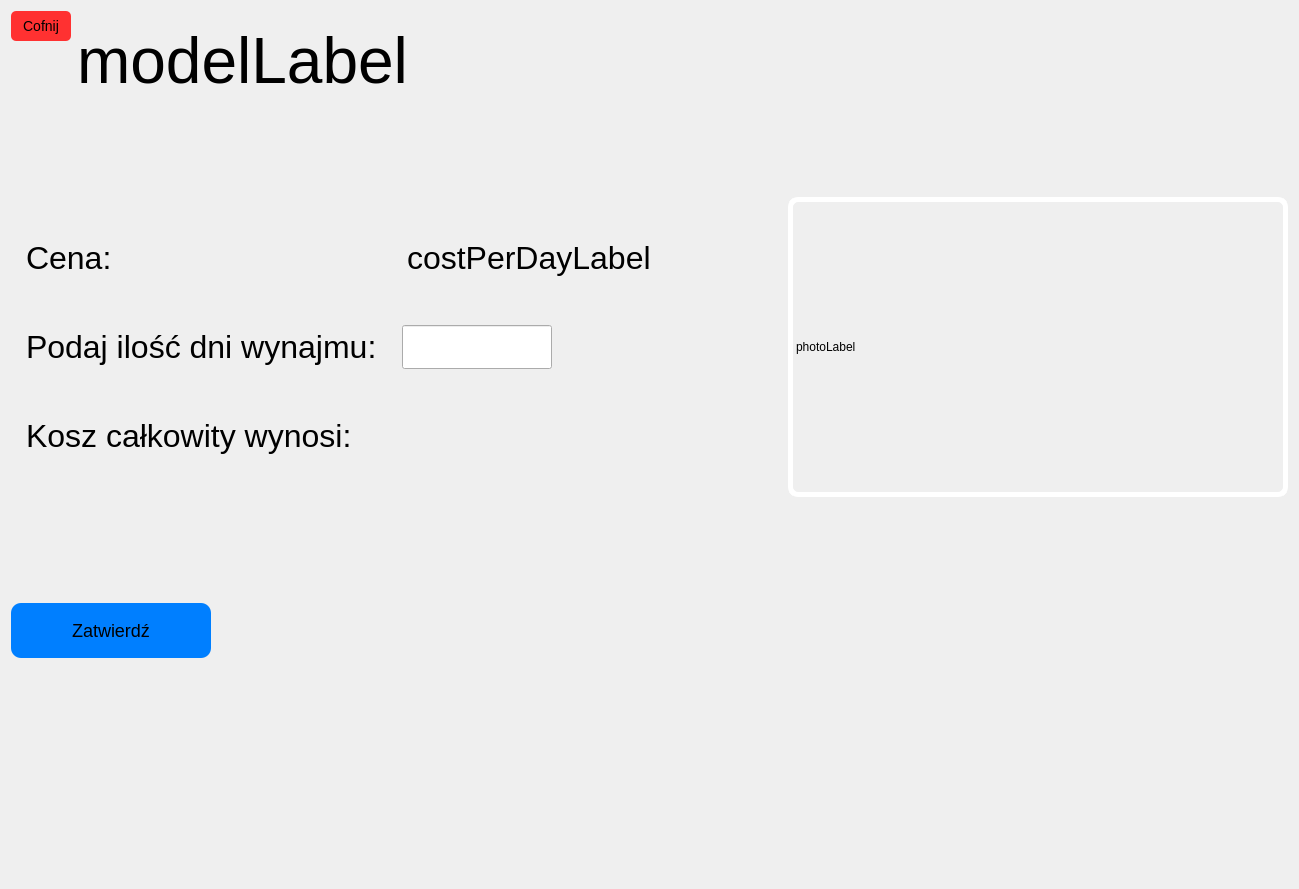
<?xml version="1.0" encoding="UTF-8"?>
<ui version="4.0">
 <class>ReservationWindow</class>
 <widget class="QWidget" name="ReservationWindow">
  <property name="geometry">
   <rect>
    <x>0</x>
    <y>0</y>
    <width>1209</width>
    <height>807</height>
   </rect>
  </property>
  <property name="sizePolicy">
   <sizepolicy hsizetype="Preferred" vsizetype="Preferred">
    <horstretch>0</horstretch>
    <verstretch>0</verstretch>
   </sizepolicy>
  </property>
  <property name="windowTitle">
   <string>Form</string>
  </property>
  <layout class="QVBoxLayout" name="verticalLayout_2">
   <item>
    <layout class="QHBoxLayout" name="horizontalLayout_4">
     <item alignment="Qt::AlignmentFlag::Qt::AlignmentFlag::AlignTop">
      <widget class="QPushButton" name="closeButton">
       <property name="minimumSize">
        <size>
         <width>60</width>
         <height>30</height>
        </size>
       </property>
       <property name="maximumSize">
        <size>
         <width>60</width>
         <height>30</height>
        </size>
       </property>
       <property name="styleSheet">
        <string notr="true">#closeButton {
    background-color: #ff3131;
    border: none;
    border-radius: 5;
    font-size: 14px;
}

#closeButton:hover {
    background-color: #be2222;
}
</string>
       </property>
       <property name="text">
        <string>Cofnij</string>
       </property>
      </widget>
     </item>
     <item alignment="Qt::AlignmentFlag::Qt::AlignmentFlag::AlignTop">
      <widget class="QLabel" name="modelLabel">
       <property name="minimumSize">
        <size>
         <width>0</width>
         <height>100</height>
        </size>
       </property>
       <property name="maximumSize">
        <size>
         <width>16777215</width>
         <height>150</height>
        </size>
       </property>
       <property name="font">
        <font>
         <pointsize>48</pointsize>
        </font>
       </property>
       <property name="frameShape">
        <enum>QFrame::Shape::NoFrame</enum>
       </property>
       <property name="text">
        <string>modelLabel</string>
       </property>
      </widget>
     </item>
    </layout>
   </item>
   <item>
    <spacer name="verticalSpacer_3">
     <property name="orientation">
      <enum>Qt::Orientation::Vertical</enum>
     </property>
     <property name="sizeType">
      <enum>QSizePolicy::Policy::Minimum</enum>
     </property>
     <property name="sizeHint" stdset="0">
      <size>
       <width>20</width>
       <height>80</height>
      </size>
     </property>
    </spacer>
   </item>
   <item>
    <layout class="QHBoxLayout" name="horizontalLayout_5">
     <item>
      <spacer name="horizontalSpacer">
       <property name="orientation">
        <enum>Qt::Orientation::Horizontal</enum>
       </property>
       <property name="sizeType">
        <enum>QSizePolicy::Policy::Minimum</enum>
       </property>
       <property name="sizeHint" stdset="0">
        <size>
         <width>15</width>
         <height>20</height>
        </size>
       </property>
      </spacer>
     </item>
     <item>
      <layout class="QVBoxLayout" name="verticalLayout">
       <item>
        <layout class="QHBoxLayout" name="horizontalLayout">
         <item>
          <widget class="QLabel" name="label">
           <property name="font">
            <font>
             <pointsize>24</pointsize>
            </font>
           </property>
           <property name="text">
            <string>Cena:</string>
           </property>
          </widget>
         </item>
         <item>
          <widget class="QLabel" name="costPerDayLabel">
           <property name="font">
            <font>
             <pointsize>24</pointsize>
            </font>
           </property>
           <property name="text">
            <string>costPerDayLabel</string>
           </property>
          </widget>
         </item>
        </layout>
       </item>
       <item>
        <layout class="QHBoxLayout" name="horizontalLayout_2">
         <item>
          <widget class="QLabel" name="daysLabel">
           <property name="sizePolicy">
            <sizepolicy hsizetype="Preferred" vsizetype="Preferred">
             <horstretch>0</horstretch>
             <verstretch>0</verstretch>
            </sizepolicy>
           </property>
           <property name="maximumSize">
            <size>
             <width>370</width>
             <height>16777215</height>
            </size>
           </property>
           <property name="font">
            <font>
             <pointsize>24</pointsize>
            </font>
           </property>
           <property name="text">
            <string>Podaj ilość dni wynajmu: </string>
           </property>
          </widget>
         </item>
         <item>
          <spacer name="horizontalSpacer_4">
           <property name="orientation">
            <enum>Qt::Orientation::Horizontal</enum>
           </property>
           <property name="sizeType">
            <enum>QSizePolicy::Policy::Minimum</enum>
           </property>
           <property name="sizeHint" stdset="0">
            <size>
             <width>10</width>
             <height>20</height>
            </size>
           </property>
          </spacer>
         </item>
         <item>
          <widget class="QLineEdit" name="daysInput">
           <property name="minimumSize">
            <size>
             <width>150</width>
             <height>0</height>
            </size>
           </property>
           <property name="maximumSize">
            <size>
             <width>150</width>
             <height>16777215</height>
            </size>
           </property>
           <property name="font">
            <font>
             <pointsize>24</pointsize>
            </font>
           </property>
           <property name="text">
            <string/>
           </property>
          </widget>
         </item>
         <item>
          <spacer name="horizontalSpacer_3">
           <property name="orientation">
            <enum>Qt::Orientation::Horizontal</enum>
           </property>
           <property name="sizeType">
            <enum>QSizePolicy::Policy::Minimum</enum>
           </property>
           <property name="sizeHint" stdset="0">
            <size>
             <width>230</width>
             <height>20</height>
            </size>
           </property>
          </spacer>
         </item>
        </layout>
       </item>
       <item>
        <layout class="QHBoxLayout" name="horizontalLayout_3">
         <item>
          <widget class="QLabel" name="totalCostLabel2">
           <property name="font">
            <font>
             <pointsize>24</pointsize>
            </font>
           </property>
           <property name="text">
            <string>Kosz całkowity wynosi:</string>
           </property>
          </widget>
         </item>
         <item>
          <widget class="QLabel" name="totalCostLabel">
           <property name="font">
            <font>
             <pointsize>24</pointsize>
            </font>
           </property>
           <property name="text">
            <string/>
           </property>
          </widget>
         </item>
        </layout>
       </item>
      </layout>
     </item>
     <item>
      <widget class="QLabel" name="photoLabel">
       <property name="sizePolicy">
        <sizepolicy hsizetype="Preferred" vsizetype="Preferred">
         <horstretch>0</horstretch>
         <verstretch>0</verstretch>
        </sizepolicy>
       </property>
       <property name="minimumSize">
        <size>
         <width>500</width>
         <height>300</height>
        </size>
       </property>
       <property name="styleSheet">
        <string notr="true">#photoLabel {
    border: 5px solid white;
    border-radius: 10px;
}</string>
       </property>
       <property name="text">
        <string>photoLabel</string>
       </property>
      </widget>
     </item>
    </layout>
   </item>
   <item>
    <spacer name="verticalSpacer_2">
     <property name="orientation">
      <enum>Qt::Orientation::Vertical</enum>
     </property>
     <property name="sizeType">
      <enum>QSizePolicy::Policy::Minimum</enum>
     </property>
     <property name="sizeHint" stdset="0">
      <size>
       <width>20</width>
       <height>100</height>
      </size>
     </property>
    </spacer>
   </item>
   <item>
    <widget class="QPushButton" name="reserveButton">
     <property name="minimumSize">
      <size>
       <width>200</width>
       <height>55</height>
      </size>
     </property>
     <property name="maximumSize">
      <size>
       <width>200</width>
       <height>55</height>
      </size>
     </property>
     <property name="styleSheet">
      <string notr="true">#reserveButton {
    background-color: #007FFF;
    border: none;
    border-radius: 10px;
    font-size: 18px;
}

#reserveButton:hover {
    background-color: #004c9e;
}
</string>
     </property>
     <property name="text">
      <string>Zatwierdź</string>
     </property>
    </widget>
   </item>
   <item>
    <spacer name="verticalSpacer">
     <property name="orientation">
      <enum>Qt::Orientation::Vertical</enum>
     </property>
     <property name="sizeType">
      <enum>QSizePolicy::Policy::Minimum</enum>
     </property>
     <property name="sizeHint" stdset="0">
      <size>
       <width>20</width>
       <height>220</height>
      </size>
     </property>
    </spacer>
   </item>
  </layout>
 </widget>
 <resources/>
 <connections/>
</ui>
